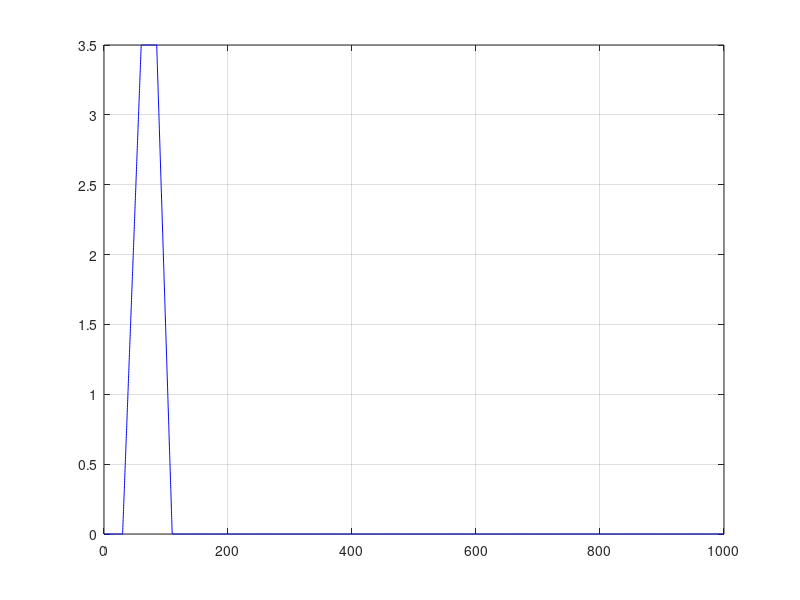

Write the MATLAB code that produced this figure.
% dati traiettoria di riferimento
x = [0 20 30 60 85 110 140 1000]';
y = [0 0 0 3.5 3.5 0 0 0]';
xx = [0:.1:x(end)]';
yy = interp1(x,y,xx);
x = xx;
y = yy;
dx = diff(x);
dy = diff(y);
dx = [0; dx];
dy = [0; dy];
for ii=1:length(x)
s(ii,1) = sum(sqrt(dx(1:ii).^2+dy(1:ii).^2));
end
ss = [0:.1:s(end)]';
xx = interp1(s,x,ss);
yy = interp1(s,y,ss);
traiettoria.s = ss;
traiettoria.x = xx;
traiettoria.y = yy;

figure(1);
plot(traiettoria.x,traiettoria.y,'-b',...
    'displayname','ref'); 
grid on; hold on; box on;
%axis equal

% dati pilota
% Steering wheel ratio
TauSW = 18;
% path follower data
driver.t   = 1.5; % [s]
driver.L0  = 0.5; % [m]
driver.kP  = .8;
driver.kD  = 0.005;
driver.Tau = 0.1;
